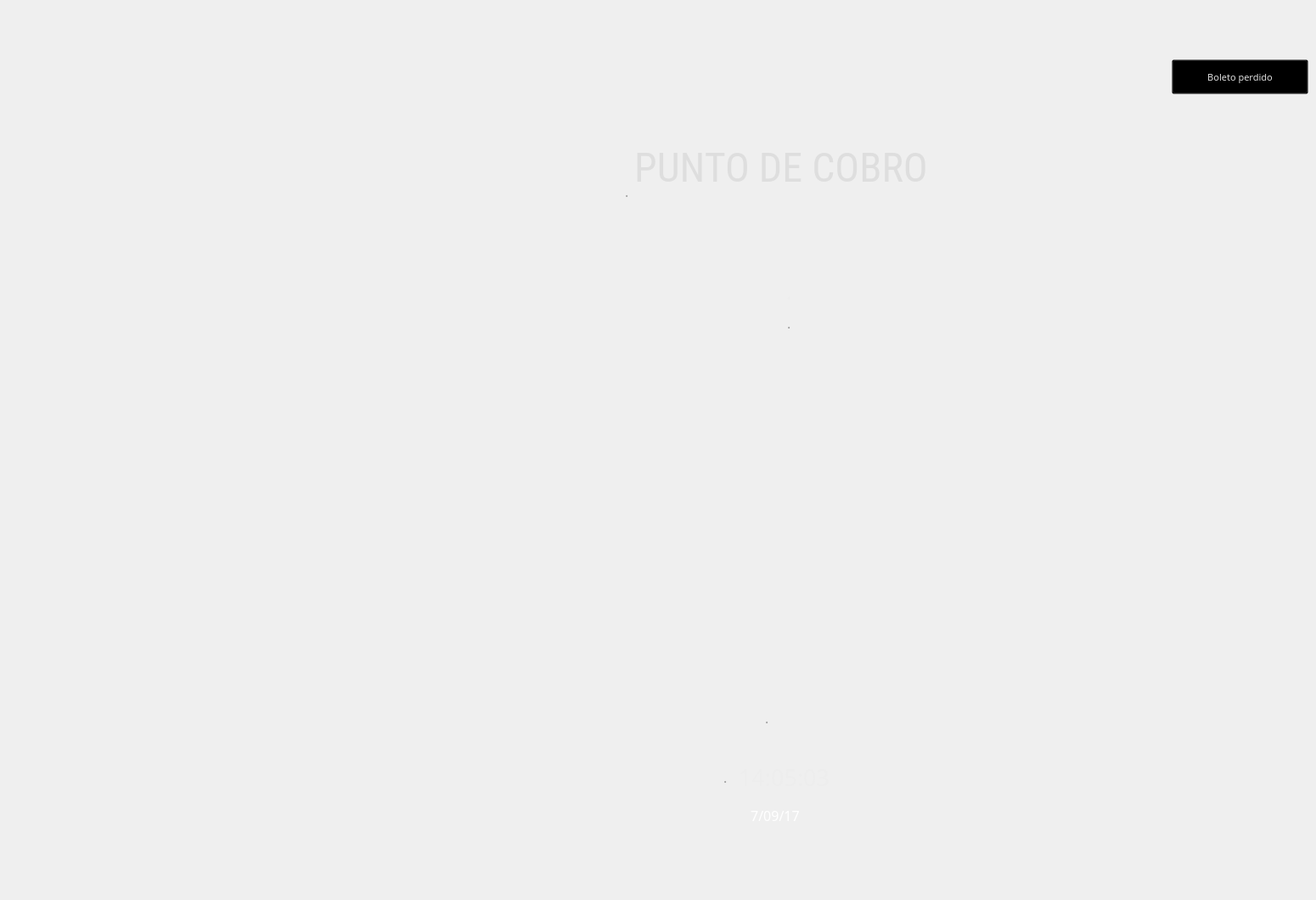
   <widget class="QWidget" name="page_5">
    <widget class="QPushButton" name="bperdido">
     <property name="geometry">
      <rect>
       <x>1380</x>
       <y>70</y>
       <width>161</width>
       <height>41</height>
      </rect>
     </property>
     <property name="font">
      <font>
       <family>Sans</family>
       <pointsize>8</pointsize>
       <weight>50</weight>
       <italic>false</italic>
       <bold>false</bold>
       <underline>false</underline>
      </font>
     </property>
     <property name="focusPolicy">
      <enum>Qt::NoFocus</enum>
     </property>
     <property name="toolTip">
      <string>Ayuda</string>
     </property>
     <property name="toolTipDuration">
      <number>3</number>
     </property>
     <property name="whatsThis">
      <string extracomment="help"/>
     </property>
     <property name="styleSheet">
      <string notr="true">background-color:transparent;
color:rgb(222, 222, 222);
</string>
     </property>
     <property name="text">
      <string>Boleto perdido</string>
     </property>
     <property name="icon">
      <iconset>
       <normaloff>../iconos/help-round-button.png</normaloff>../iconos/help-round-button.png</iconset>
     </property>
     <property name="iconSize">
      <size>
       <width>20</width>
       <height>20</height>
      </size>
     </property>
    </widget>
    <widget class="QGroupBox" name="groupBox_45">
     <property name="geometry">
      <rect>
       <x>290</x>
       <y>150</y>
       <width>1241</width>
       <height>901</height>
      </rect>
     </property>
     <property name="font">
      <font>
       <family>Verdana</family>
       <weight>50</weight>
       <bold>false</bold>
      </font>
     </property>
     <property name="styleSheet">
      <string notr="true">background-color: rgb(128, 128, 128);
background-color:rgb(99, 119, 163);
background-color:transparent;

border-radius:10%;</string>
     </property>
     <property name="title">
      <string/>
     </property>
     <widget class="QLabel" name="label_98">
      <property name="geometry">
       <rect>
        <x>-29</x>
        <y>-40</y>
        <width>251</width>
        <height>21</height>
       </rect>
      </property>
      <property name="font">
       <font>
        <family>Verdana</family>
        <pointsize>16</pointsize>
        <weight>50</weight>
        <italic>false</italic>
        <bold>false</bold>
       </font>
      </property>
      <property name="styleSheet">
       <string notr="true">background-color:transparent;
color:rgb(101, 179, 0)</string>
      </property>
      <property name="text">
       <string/>
      </property>
     </widget>
     <widget class="QWidget" name="layoutWidget_11">
      <property name="geometry">
       <rect>
        <x>470</x>
        <y>170</y>
        <width>351</width>
        <height>48</height>
       </rect>
      </property>
      <property name="font">
       <font>
        <family>Verdana</family>
        <weight>50</weight>
        <bold>false</bold>
       </font>
      </property>
      <layout class="QGridLayout" name="gridLayout_28">
       <item row="0" column="3">
        <widget class="QLabel" name="label_34">
         <property name="font">
          <font>
           <family>Verdana</family>
           <weight>50</weight>
           <bold>false</bold>
          </font>
         </property>
         <property name="text">
          <string/>
         </property>
        </widget>
       </item>
       <item row="0" column="1">
        <widget class="QLabel" name="nomPlaza_2">
         <property name="font">
          <font>
           <family>Sans</family>
           <pointsize>18</pointsize>
           <weight>50</weight>
           <bold>false</bold>
          </font>
         </property>
         <property name="styleSheet">
          <string notr="true">background-color:transparent;
color:rgb(101, 179, 0);
color:rgb(237, 237, 237)</string>
         </property>
         <property name="text">
          <string>.</string>
         </property>
        </widget>
       </item>
       <item row="0" column="2">
        <spacer name="horizontalSpacer_54">
         <property name="font">
          <font>
           <family>Verdana</family>
           <weight>50</weight>
           <bold>false</bold>
          </font>
         </property>
         <property name="orientation">
          <enum>Qt::Horizontal</enum>
         </property>
         <property name="sizeHint" stdset="0">
          <size>
           <width>40</width>
           <height>20</height>
          </size>
         </property>
        </spacer>
       </item>
       <item row="0" column="0">
        <spacer name="horizontalSpacer_55">
         <property name="font">
          <font>
           <family>Verdana</family>
           <weight>50</weight>
           <bold>false</bold>
          </font>
         </property>
         <property name="orientation">
          <enum>Qt::Horizontal</enum>
         </property>
         <property name="sizeHint" stdset="0">
          <size>
           <width>40</width>
           <height>20</height>
          </size>
         </property>
        </spacer>
       </item>
      </layout>
     </widget>
     <widget class="QWidget" name="layoutWidget_30">
      <property name="geometry">
       <rect>
        <x>470</x>
        <y>210</y>
        <width>351</width>
        <height>40</height>
       </rect>
      </property>
      <property name="font">
       <font>
        <family>Verdana</family>
        <weight>50</weight>
        <bold>false</bold>
       </font>
      </property>
      <layout class="QGridLayout" name="gridLayout_29">
       <item row="0" column="1">
        <widget class="QLabel" name="nomLoc_2">
         <property name="font">
          <font>
           <family>Sans</family>
           <pointsize>12</pointsize>
           <weight>50</weight>
           <italic>false</italic>
           <bold>false</bold>
          </font>
         </property>
         <property name="styleSheet">
          <string notr="true">background-color:transparent;
color:rgb(158, 158, 158)</string>
         </property>
         <property name="text">
          <string>.</string>
         </property>
        </widget>
       </item>
       <item row="0" column="3">
        <widget class="QLabel" name="label_35">
         <property name="font">
          <font>
           <family>Verdana</family>
           <weight>50</weight>
           <bold>false</bold>
          </font>
         </property>
         <property name="text">
          <string/>
         </property>
        </widget>
       </item>
       <item row="0" column="2">
        <spacer name="horizontalSpacer_56">
         <property name="font">
          <font>
           <family>Verdana</family>
           <weight>50</weight>
           <bold>false</bold>
          </font>
         </property>
         <property name="orientation">
          <enum>Qt::Horizontal</enum>
         </property>
         <property name="sizeHint" stdset="0">
          <size>
           <width>40</width>
           <height>20</height>
          </size>
         </property>
        </spacer>
       </item>
       <item row="0" column="0">
        <spacer name="horizontalSpacer_57">
         <property name="font">
          <font>
           <family>Verdana</family>
           <weight>50</weight>
           <bold>false</bold>
          </font>
         </property>
         <property name="orientation">
          <enum>Qt::Horizontal</enum>
         </property>
         <property name="sizeHint" stdset="0">
          <size>
           <width>40</width>
           <height>20</height>
          </size>
         </property>
        </spacer>
       </item>
      </layout>
     </widget>
     <widget class="QWidget" name="layoutWidget_32">
      <property name="geometry">
       <rect>
        <x>0</x>
        <y>10</y>
        <width>1261</width>
        <height>131</height>
       </rect>
      </property>
      <property name="font">
       <font>
        <family>Verdana</family>
        <weight>50</weight>
        <bold>false</bold>
       </font>
      </property>
      <layout class="QGridLayout" name="gridLayout_41">
       <item row="0" column="1">
        <widget class="QLabel" name="nomLoc_3">
         <property name="font">
          <font>
           <family>Sans</family>
           <pointsize>12</pointsize>
           <weight>50</weight>
           <italic>false</italic>
           <bold>false</bold>
          </font>
         </property>
         <property name="styleSheet">
          <string notr="true">background-color:transparent;
color:rgb(158, 158, 158)</string>
         </property>
         <property name="text">
          <string>.</string>
         </property>
        </widget>
       </item>
       <item row="0" column="4">
        <widget class="QLabel" name="label_47">
         <property name="font">
          <font>
           <family>Verdana</family>
           <weight>50</weight>
           <bold>false</bold>
          </font>
         </property>
         <property name="text">
          <string/>
         </property>
        </widget>
       </item>
       <item row="0" column="2">
        <widget class="QPushButton" name="bcamara">
         <property name="font">
          <font>
           <family>Roboto Condensed</family>
           <pointsize>36</pointsize>
           <weight>50</weight>
           <italic>false</italic>
           <bold>false</bold>
           <underline>false</underline>
          </font>
         </property>
         <property name="focusPolicy">
          <enum>Qt::NoFocus</enum>
         </property>
         <property name="styleSheet">
          <string notr="true">background-color:transparent;
color:rgb(222, 222, 222);
</string>
         </property>
         <property name="text">
          <string>PUNTO DE COBRO
</string>
         </property>
         <property name="iconSize">
          <size>
           <width>50</width>
           <height>50</height>
          </size>
         </property>
         <property name="default">
          <bool>false</bool>
         </property>
         <property name="flat">
          <bool>false</bool>
         </property>
        </widget>
       </item>
       <item row="0" column="0">
        <spacer name="horizontalSpacer_81">
         <property name="font">
          <font>
           <family>Verdana</family>
           <weight>50</weight>
           <bold>false</bold>
          </font>
         </property>
         <property name="orientation">
          <enum>Qt::Horizontal</enum>
         </property>
         <property name="sizeHint" stdset="0">
          <size>
           <width>40</width>
           <height>20</height>
          </size>
         </property>
        </spacer>
       </item>
       <item row="0" column="3">
        <spacer name="horizontalSpacer_80">
         <property name="font">
          <font>
           <family>Verdana</family>
           <weight>50</weight>
           <bold>false</bold>
          </font>
         </property>
         <property name="orientation">
          <enum>Qt::Horizontal</enum>
         </property>
         <property name="sizeHint" stdset="0">
          <size>
           <width>40</width>
           <height>20</height>
          </size>
         </property>
        </spacer>
       </item>
      </layout>
     </widget>
     <widget class="QLabel" name="qrlabel">
      <property name="geometry">
       <rect>
        <x>490</x>
        <y>300</y>
        <width>300</width>
        <height>300</height>
       </rect>
      </property>
      <property name="font">
       <font>
        <family>Verdana</family>
        <pointsize>8</pointsize>
        <weight>50</weight>
        <bold>false</bold>
       </font>
      </property>
      <property name="styleSheet">
       <string notr="true">background-color:transparent;
color:red</string>
      </property>
      <property name="frameShape">
       <enum>QFrame::NoFrame</enum>
      </property>
      <property name="frameShadow">
       <enum>QFrame::Sunken</enum>
      </property>
      <property name="lineWidth">
       <number>2</number>
      </property>
      <property name="text">
       <string/>
      </property>
      <property name="textFormat">
       <enum>Qt::PlainText</enum>
      </property>
      <property name="pixmap">
       <pixmap>../iconos/qr1.png</pixmap>
      </property>
      <property name="scaledContents">
       <bool>true</bool>
      </property>
      <property name="wordWrap">
       <bool>false</bool>
      </property>
     </widget>
     <widget class="QLineEdit" name="lscan">
      <property name="geometry">
       <rect>
        <x>530</x>
        <y>630</y>
        <width>391</width>
        <height>33</height>
       </rect>
      </property>
      <property name="focusPolicy">
       <enum>Qt::TabFocus</enum>
      </property>
      <property name="autoFillBackground">
       <bool>false</bool>
      </property>
      <property name="styleSheet">
       <string notr="true">background-color:transparent;
color:rgb(60, 176, 80);
border:1</string>
      </property>
     </widget>
     <widget class="QWidget" name="layoutWidget_33">
      <property name="geometry">
       <rect>
        <x>0</x>
        <y>740</y>
        <width>1261</width>
        <height>51</height>
       </rect>
      </property>
      <property name="font">
       <font>
        <family>Verdana</family>
        <weight>50</weight>
        <bold>false</bold>
       </font>
      </property>
      <layout class="QGridLayout" name="gridLayout_42">
       <item row="0" column="4">
        <widget class="QLabel" name="label_48">
         <property name="font">
          <font>
           <family>Verdana</family>
           <weight>50</weight>
           <bold>false</bold>
          </font>
         </property>
         <property name="text">
          <string/>
         </property>
        </widget>
       </item>
       <item row="0" column="1">
        <widget class="QLabel" name="nomLoc_4">
         <property name="font">
          <font>
           <family>Sans</family>
           <pointsize>12</pointsize>
           <weight>50</weight>
           <italic>false</italic>
           <bold>false</bold>
          </font>
         </property>
         <property name="styleSheet">
          <string notr="true">background-color:transparent;
color:rgb(158, 158, 158)</string>
         </property>
         <property name="text">
          <string>.</string>
         </property>
        </widget>
       </item>
       <item row="0" column="0">
        <spacer name="horizontalSpacer_82">
         <property name="font">
          <font>
           <family>Verdana</family>
           <weight>50</weight>
           <bold>false</bold>
          </font>
         </property>
         <property name="orientation">
          <enum>Qt::Horizontal</enum>
         </property>
         <property name="sizeHint" stdset="0">
          <size>
           <width>40</width>
           <height>20</height>
          </size>
         </property>
        </spacer>
       </item>
       <item row="0" column="3">
        <spacer name="horizontalSpacer_83">
         <property name="font">
          <font>
           <family>Verdana</family>
           <weight>50</weight>
           <bold>false</bold>
          </font>
         </property>
         <property name="orientation">
          <enum>Qt::Horizontal</enum>
         </property>
         <property name="sizeHint" stdset="0">
          <size>
           <width>40</width>
           <height>20</height>
          </size>
         </property>
        </spacer>
       </item>
       <item row="0" column="2">
        <widget class="QLabel" name="ltime2">
         <property name="font">
          <font>
           <family>Sans</family>
           <pointsize>20</pointsize>
           <weight>50</weight>
           <italic>false</italic>
           <bold>false</bold>
          </font>
         </property>
         <property name="styleSheet">
          <string notr="true">background-color:transparent;
color:rgb(237, 237, 237)</string>
         </property>
         <property name="text">
          <string> 14:05:03</string>
         </property>
        </widget>
       </item>
      </layout>
     </widget>
     <widget class="QLabel" name="ldate2">
      <property name="geometry">
       <rect>
        <x>590</x>
        <y>780</y>
        <width>129</width>
        <height>61</height>
       </rect>
      </property>
      <property name="font">
       <font>
        <family>Sans</family>
        <pointsize>12</pointsize>
        <weight>50</weight>
        <italic>false</italic>
        <bold>false</bold>
       </font>
      </property>
      <property name="styleSheet">
       <string notr="true">background-color:transparent;
color:rgb(255, 255, 255);</string>
      </property>
      <property name="text">
       <string> 7/09/17</string>
      </property>
     </widget>
     <widget class="QWidget" name="layoutWidget_34">
      <property name="geometry">
       <rect>
        <x>0</x>
        <y>670</y>
        <width>1261</width>
        <height>51</height>
       </rect>
      </property>
      <property name="font">
       <font>
        <family>Verdana</family>
        <weight>50</weight>
        <bold>false</bold>
       </font>
      </property>
      <layout class="QGridLayout" name="gridLayout_43">
       <item row="0" column="0">
        <spacer name="horizontalSpacer_84">
         <property name="font">
          <font>
           <family>Verdana</family>
           <weight>50</weight>
           <bold>false</bold>
          </font>
         </property>
         <property name="orientation">
          <enum>Qt::Horizontal</enum>
         </property>
         <property name="sizeHint" stdset="0">
          <size>
           <width>40</width>
           <height>20</height>
          </size>
         </property>
        </spacer>
       </item>
       <item row="0" column="3">
        <spacer name="horizontalSpacer_85">
         <property name="font">
          <font>
           <family>Verdana</family>
           <weight>50</weight>
           <bold>false</bold>
          </font>
         </property>
         <property name="orientation">
          <enum>Qt::Horizontal</enum>
         </property>
         <property name="sizeHint" stdset="0">
          <size>
           <width>40</width>
           <height>20</height>
          </size>
         </property>
        </spacer>
       </item>
       <item row="0" column="2">
        <widget class="QLabel" name="avisoInserta">
         <property name="font">
          <font>
           <family>Sans</family>
           <pointsize>20</pointsize>
           <weight>50</weight>
           <italic>false</italic>
           <bold>false</bold>
          </font>
         </property>
         <property name="styleSheet">
          <string notr="true">background-color:transparent;
color:rgb(255, 47, 47)</string>
         </property>
         <property name="text">
          <string/>
         </property>
        </widget>
       </item>
       <item row="0" column="4">
        <widget class="QLabel" name="label_62">
         <property name="font">
          <font>
           <family>Verdana</family>
           <weight>50</weight>
           <bold>false</bold>
          </font>
         </property>
         <property name="text">
          <string/>
         </property>
        </widget>
       </item>
       <item row="0" column="1">
        <widget class="QLabel" name="nomLoc_5">
         <property name="font">
          <font>
           <family>Sans</family>
           <pointsize>12</pointsize>
           <weight>50</weight>
           <italic>false</italic>
           <bold>false</bold>
          </font>
         </property>
         <property name="styleSheet">
          <string notr="true">background-color:transparent;
color:rgb(158, 158, 158)</string>
         </property>
         <property name="text">
          <string>.</string>
         </property>
        </widget>
       </item>
      </layout>
     </widget>
     <zorder>layoutWidget_11</zorder>
     <zorder>label_98</zorder>
     <zorder>layoutWidget_30</zorder>
     <zorder>layoutWidget_32</zorder>
     <zorder>qrlabel</zorder>
     <zorder>lscan</zorder>
     <zorder>layoutWidget_33</zorder>
     <zorder>ldate2</zorder>
     <zorder>layoutWidget_34</zorder>
    </widget>
    <widget class="QPushButton" name="bpanelconf">
     <property name="geometry">
      <rect>
       <x>1450</x>
       <y>980</y>
       <width>81</width>
       <height>41</height>
      </rect>
     </property>
     <property name="font">
      <font>
       <family>Verdana</family>
       <pointsize>20</pointsize>
       <weight>50</weight>
       <italic>false</italic>
       <bold>false</bold>
      </font>
     </property>
     <property name="focusPolicy">
      <enum>Qt::NoFocus</enum>
     </property>
     <property name="styleSheet">
      <string notr="true">background-color:transparent;
color:rgb(7, 7, 7);
border-radius:150%</string>
     </property>
     <property name="text">
      <string/>
     </property>
     <property name="icon">
      <iconset>
       <normaloff>../iconos/config.png</normaloff>../iconos/config.png</iconset>
     </property>
     <property name="iconSize">
      <size>
       <width>30</width>
       <height>30</height>
      </size>
     </property>
    </widget>
    <widget class="QLabel" name="label_97">
     <property name="geometry">
      <rect>
       <x>860</x>
       <y>40</y>
       <width>141</width>
       <height>141</height>
      </rect>
     </property>
     <property name="font">
      <font>
       <family>Verdana</family>
       <pointsize>8</pointsize>
       <weight>50</weight>
       <bold>false</bold>
      </font>
     </property>
     <property name="styleSheet">
      <string notr="true">background-color:transparent;
color:white</string>
     </property>
     <property name="frameShape">
      <enum>QFrame::NoFrame</enum>
     </property>
     <property name="frameShadow">
      <enum>QFrame::Sunken</enum>
     </property>
     <property name="lineWidth">
      <number>3</number>
     </property>
     <property name="text">
      <string/>
     </property>
     <property name="textFormat">
      <enum>Qt::PlainText</enum>
     </property>
     <property name="pixmap">
      <pixmap>../iconos/Parking Tip.svg</pixmap>
     </property>
     <property name="scaledContents">
      <bool>true</bool>
     </property>
    </widget>
    <zorder>bperdido</zorder>
    <zorder>groupBox_45</zorder>
    <zorder>label_97</zorder>
    <zorder>bpanelconf</zorder>
   </widget>
